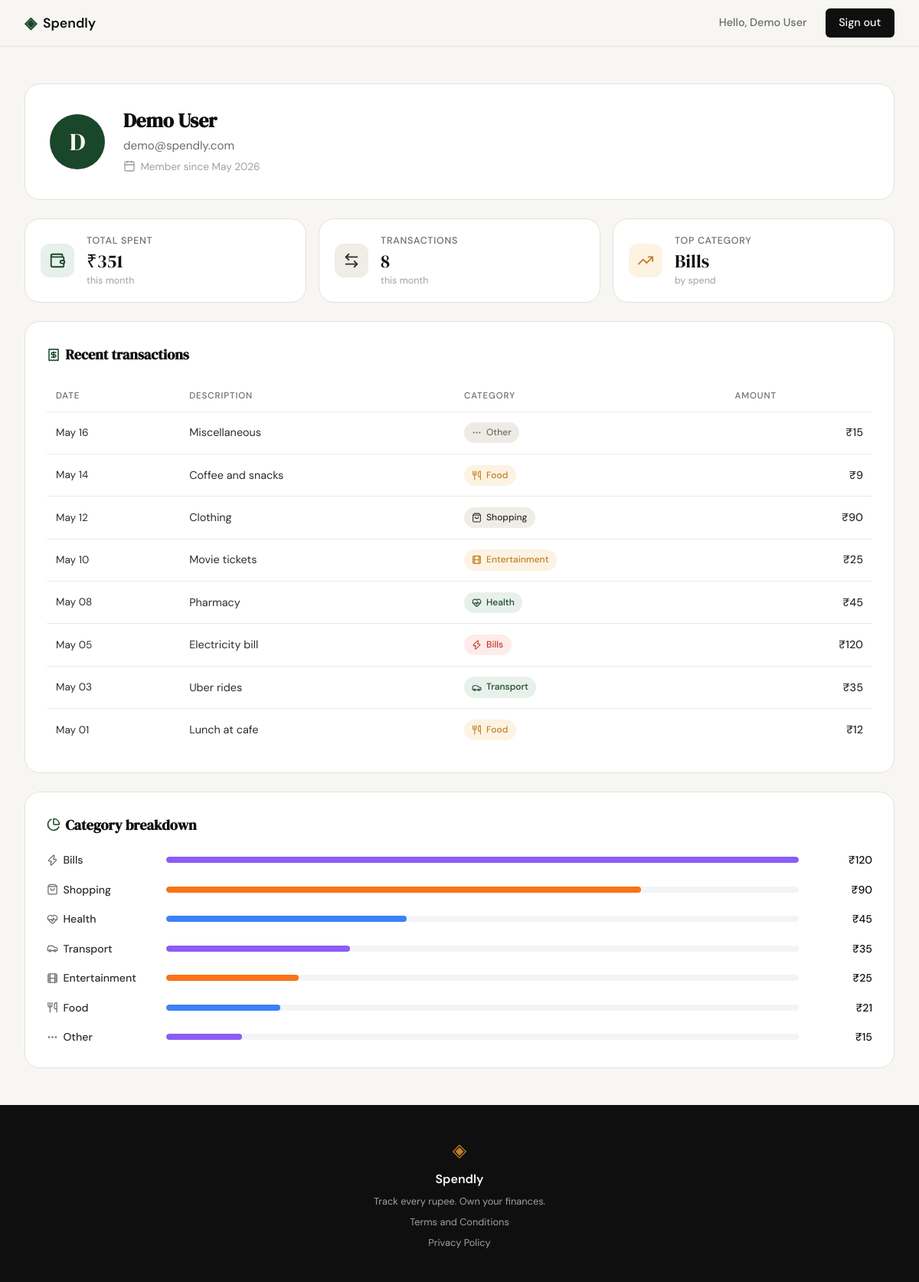
Screenshot of /profile (signed in) with the database file from the repository.
### tables this page shows
CREATE TABLE users (
            id            INTEGER PRIMARY KEY AUTOINCREMENT,
            name          TEXT    NOT NULL,
            email         TEXT    UNIQUE NOT NULL,
            password_hash TEXT    NOT NULL,
            created_at    TEXT    DEFAULT (datetime('now'))
        );

CREATE TABLE expenses (
            id          INTEGER PRIMARY KEY AUTOINCREMENT,
            user_id     INTEGER NOT NULL REFERENCES users(id),
            amount      REAL    NOT NULL,
            category    TEXT    NOT NULL,
            date        TEXT    NOT NULL,
            description TEXT,
            created_at  TEXT    DEFAULT (datetime('now'))
        );

### app.py (the view)
@app.route("/profile")
def profile():
    if not session.get("user_id"):
        return redirect(url_for("login"))
    conn = get_db()
    user_row = conn.execute(
        "SELECT id, name, email, created_at FROM users WHERE id = ?",
        (session["user_id"],),
    ).fetchone()
    if user_row is None:
        conn.close()
        session.clear()
        return redirect(url_for("login"))
    expense_rows = conn.execute(
        "SELECT amount, category, date, description FROM expenses "
        "WHERE user_id = ? ORDER BY date DESC, id DESC",
        (user_row["id"],),
    ).fetchall()
    conn.close()
    return render_template(
        "profile.html",
        user=build_user_context(user_row),
        stats=build_stats(expense_rows),
        transactions=build_transactions(expense_rows),
        breakdown=build_breakdown(expense_rows),
    )

### database/db.py (called while the page is built)
def get_db():
    db_path = os.path.join(os.path.dirname(os.path.dirname(__file__)), "spendly.db")
    conn = sqlite3.connect(db_path)
    conn.row_factory = sqlite3.Row
    conn.execute("PRAGMA foreign_keys = ON")
    return conn

### database/queries.py (called while the page is built)
def format_amount(value):
    return "₹" + f"{int(round(value or 0)):,}"

def build_user_context(user_row):
    name = (user_row["name"] or "").strip()
    initial = name[:1].upper() if name else "?"
    created_at = user_row["created_at"] or ""
    try:
        member_since = datetime.strptime(created_at[:19], "%Y-%m-%d %H:%M:%S").strftime("%b %Y")
    except ValueError:
        try:
            member_since = datetime.strptime(created_at[:10], "%Y-%m-%d").strftime("%b %Y")
        except ValueError:
            member_since = ""
    return {
        "name":         name,
        "email":        user_row["email"],
        "initial":      initial,
        "member_since": member_since,
    }

### templates/profile.html (shortened to what this page needs)
{% extends "base.html" %}
{% block content %}
<section class="profile-section">
    <div class="profile-hero">
        <div class="profile-avatar">{{ user.initial }}</div>
        <div class="profile-identity">
            <h1 class="profile-name">{{ user.name }}</h1>
            <p class="profile-email">{{ user.email }}</p>
            <p class="profile-meta">
                <i data-lucide="calendar" class="icon-inline"></i>
                Member since {{ user.member_since }}
            </p>
        </div>
    </div>
    <div class="profile-stats">
        <div class="profile-stat">
            <div class="profile-stat-icon profile-stat-icon--accent">
                <i data-lucide="wallet"></i>
            </div>
            <div class="profile-stat-body">
                <span class="profile-stat-label">Total spent</span>
                <span class="profile-stat-value">{{ stats.total_spent }}</span>
                <span class="profile-stat-note">this month</span>
            </div>
        </div>
        <div class="profile-stat">
            <div class="profile-stat-icon profile-stat-icon--neutral">
                <i data-lucide="arrow-left-right"></i>
            </div>
            <div class="profile-stat-body">
                <span class="profile-stat-label">Transactions</span>
                <span class="profile-stat-value">{{ stats.tx_count }}</span>
                <span class="profile-stat-note">this month</span>
            </div>
        </div>
        <div class="profile-stat">
            <div class="profile-stat-icon profile-stat-icon--accent2">
                <i data-lucide="trending-up"></i>
            </div>
            <div class="profile-stat-body">
                <span class="profile-stat-label">Top category</span>
                <span class="profile-stat-value">{{ stats.top_category }}</span>
                <span class="profile-stat-note">by spend</span>
            </div>
        </div>
    </div>
    <div class="profile-panel">
        <h2 class="profile-panel-title">
            <i data-lucide="receipt" class="icon-inline"></i>
            Recent transactions
        </h2>
        <div class="profile-table-wrap">
            <table class="profile-table">
                <thead>
                    <tr>
                        <th>Date</th>
                        <th>Description</th>
                        <th>Category</th>
                        <th class="ta-right">Amount</th>
                    </tr>
                </thead>
                <tbody>
                    {% for tx in transactions %}
                    <tr>
                        <td class="profile-table-date">{{ tx.date }}</td>
                        <td>{{ tx.description }}</td>
                        <td>
                            <span class="cat-badge cat-badge--{{ tx.category }}">
                                <i data-lucide="{{ tx.icon }}"></i>
                                {{ tx.category_label }}
                            </span>
                        </td>
                        <td class="ta-right profile-table-amt">{{ tx.amount }}</td>
                    </tr>
                    {% endfor %}
                </tbody>
            </table>
        </div>
    </div>
    <div class="profile-panel">
        <h2 class="profile-panel-title">
            <i data-lucide="pie-chart" class="icon-inline"></i>
            Category breakdown
        </h2>
        <div class="profile-breakdown">
            {% for row in breakdown %}
            <div class="profile-breakdown-row">
                <span class="profile-breakdown-label">
                    <i data-lucide="{{ row.icon }}" class="icon-inline"></i>
                    {{ row.category_label }}
                </span>
                <div class="lbar-track">
                    <div class="lbar-fill {{ row.bar_class }}" style="width: {{ row.percent }}%"></div>
                </div>
                <span class="profile-breakdown-amt">{{ row.amount }}</span>
            </div>
            {% endfor %}
        </div>
    </div>
</section>
{% endblock %}

### templates/base.html (shortened to what this page needs)
<!DOCTYPE html>
<html lang="en">
<head>
    <link rel="stylesheet" href="{{ url_for('static', filename='css/style.css') }}">
</head>
<body>
    <nav class="navbar">
        <div class="nav-inner">
            <a href="{{ url_for('landing') }}" class="nav-brand">
                <span class="brand-icon">◈</span>
                <span class="brand-name">Spendly</span>
            </a>
            <div class="nav-links">
                {% if session.get('user_id') %}
                    <a href="{{ url_for('profile') }}" class="nav-user">Hello, {{ session.name }}</a>
                    <a href="{{ url_for('logout') }}" class="nav-cta">Sign out</a>
                {% else %}
                    <a href="{{ url_for('login') }}">Sign in</a>
                    <a href="{{ url_for('register') }}" class="nav-cta">Get started</a>
                {% endif %}
            </div>
        </div>
    </nav>
    <main class="main-content">
        {% block content %}{% endblock %}
    </main>
    <footer class="footer">
        <div class="footer-inner">
            <span class="brand-icon">◈</span>
            <span class="footer-name">Spendly</span>
            <p class="footer-copy">Track every rupee. Own your finances.</p>
            <p class="footer-copy"><a href="{{ url_for('terms') }}">Terms and Conditions</a></p>
            <p class="footer-copy"><a href="{{ url_for('privacy') }}">Privacy Policy</a>
        </div>
    </footer>
</body>
</html>

### rows the page displays
users: name "Demo User", email "demo@spendly.com"
expenses: top_category "Bills", date "May 05", description "Electricity bill", category_label "Bills", amount "₹120"
expenses: date "May 16", description "Miscellaneous", category_label "Other", amount "₹15"
expenses: date "May 14", description "Coffee and snacks", category_label "Food", amount "₹9"
expenses: date "May 12", description "Clothing", category_label "Shopping", amount "₹90"
expenses: date "May 10", description "Movie tickets", category_label "Entertainment", amount "₹25"
expenses: date "May 08", description "Pharmacy", category_label "Health", amount "₹45"
expenses: date "May 03", description "Uber rides", category_label "Transport", amount "₹35"
expenses: date "May 01", description "Lunch at cafe", category_label "Food", amount "₹12"

### other values shown
{{ user.initial }} "D"
{{ user.member_since }} "May 2026"
{{ stats.total_spent }} "₹351"
{{ stats.tx_count }} "8"
{{ row.category_label }} "Bills" "Shopping" "Health" "Transport" "Entertainment" "Food" "Other"
{{ row.amount }} "₹120" "₹90" "₹45" "₹35" "₹25" "₹21" "₹15"
